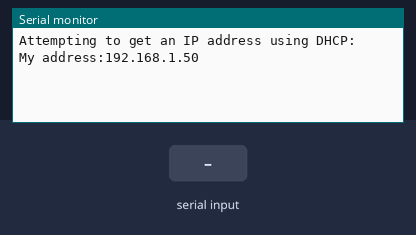
The sketch below on a simulated Arduino Uno, built with avr-gcc and run on an emulated ATmega328P. Parts: the last lines printed to the serial monitor. The inputs (shaded band) are chosen by the test bench. WiFi joins after 1.5 s; servers stay silent unless stated; uploads are accepted with an empty reply.

Above: at 2.7 s.
2.8 s: "1\n" received over Serial
At 4.2 s:
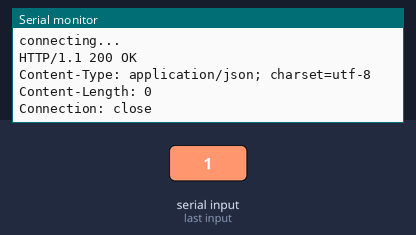
4.5 s: "0\n" received over Serial
At 4.66 s:
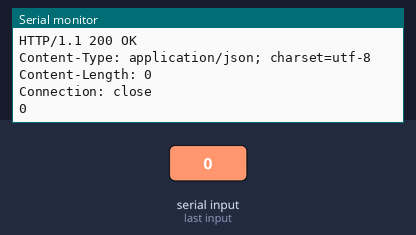

The sketch:

EthernetPachubeTweeter.ino
```cpp
/*
  Ethernet Pachube twitter client

 This sketch connects an to Pachube (http://www.pachube.com)
 using an Arduino Ethernet shield. It sends a datastream called tweet to
 Pachube so that Pachube will send the tweet on to Twitter.

 Circuit:
 * Arduino Ethernet shield attached to pins 10, 11, 12, 13

 created 8 Dec 2012
 by Tom Igoe

 http://www.tigoe.com/pcomp/code/?p=1135

 CC-BY-SA Tom Igoe.
 */


// include all Libraries needed:
#include <SPI.h>
#include <Ethernet.h>

#define APIKEY         "YOUR_API_KEY_HERE" // your cosm api key
#define FEEDID         00000 // your feed ID
#define USERAGENT      "Pachube Twitterer" // user agent is the project name

// Enter a MAC address and IP address for your controller below.
// The IP address will be dependent on your local network:
byte mac[] = {
  0x00, 0xAA, 0xBB, 0xCC, 0xDE, 0x01 };
IPAddress ip(192,168,1,20);

// initialize the library instance:
EthernetClient client;

// if you don't want to use DNS (and reduce your sketch size)
// use the numeric IP instead of the name for the server:
//IPAddress server(173,203,98,29);    // numeric IP for api.pachube.com
char server[] = "api.pachube.com";    // name address for pachube API

boolean sendTweet = false;        // whether or not you're ready to send a tweet
String tweet = "";                // String to hold the tweet to be sent
const int tweetMaxLength = 140;   // max length of a tweet

void setup() {
  // start serial port:
  Serial.begin(9600);
 // attempt a DHCP connection:
  Serial.println("Attempting to get an IP address using DHCP:");
  if (!Ethernet.begin(mac)) {
    // if DHCP fails, start with a hard-coded address:
    Serial.println("failed to get an IP address using DHCP, trying manually");
    Ethernet.begin(mac, ip);
  }
  Serial.print("My address:");
  Serial.println(Ethernet.localIP());}

void loop() {

  // if there's incoming data from the net connection.
  // send it out the serial port.  This is for debugging
  // purposes only:
  if (client.available()) {
    char c = client.read();
    Serial.print(c);
  }

  // if there's incoming serial data, use it to fomulate a tweet.
  // max 140 chars, or when a newline comes in:
  while (Serial.available() > 0) {
    char incomingChar = Serial.read();    // get new bytes

    if (incomingChar == '\n') {           // if you get a newline, send what you have
      sendTweet = true;
      break;                              // break out of the while loop
    }

    if (tweet.length() < tweetMaxLength) {   // make sure tweet isn't too long
      tweet += incomingChar;                 // add incoming char to tweet
    }
    else {                                   // if the tweet's 140 chars:
      sendTweet = true;                      // mark it for sending
    }
  }

  if (sendTweet) {                      // if you're ready to send,
    Serial.println(tweet);              // print so you can see it
    sendData(tweet);                    // send it
    tweet = "";                         // reset the tweet string
    sendTweet = false;                  // you're not ready to send again
  }
}


// this method makes a HTTP connection to the server:
void sendData(String thisData) {
  // JSON string formatted how Pachube likes it:
  String jsonString = "{\"id\":FEEDID,\"datastreams\":[{\"current_value\":\"TWEET\",\"id\":\"tweet\"}]}";

  // replace feed ID and tweet placeholders with actual values:
  jsonString.replace("FEEDID", String(FEEDID));
  jsonString.replace("TWEET", thisData);

  // if you're connected to the server, disconnect:
  if (client.connected()) client.stop();

  // if there's a successful connection:
  if (client.connect(server, 80)) {
    Serial.println("connecting...");
    // send the HTTP PUT request:
    client.print("PUT /v2/feeds/");
    client.print(FEEDID);
    client.println(".json HTTP/1.1");
    client.println("Host: api.cosm.com");
    client.print("X-ApiKey: ");
    client.println(APIKEY);
    client.print("User-Agent: ");
    client.println(USERAGENT);
    client.println("Content-Type:application/x-json");

    client.print("Content-Length: ");
    client.println(jsonString.length());
    client.println();
    client.println(jsonString);
    }
  else {
    // if you couldn't make a connection:
    Serial.println("connection failed");
    Serial.println();
    Serial.println("disconnecting.");
    client.stop();
  }
}
```

Measured:
- after the input at 2.8 s, the serial monitor: prints a new line at once (image 1)
- after the input at 4.5 s, the serial monitor: prints a new line at once (image 2)
